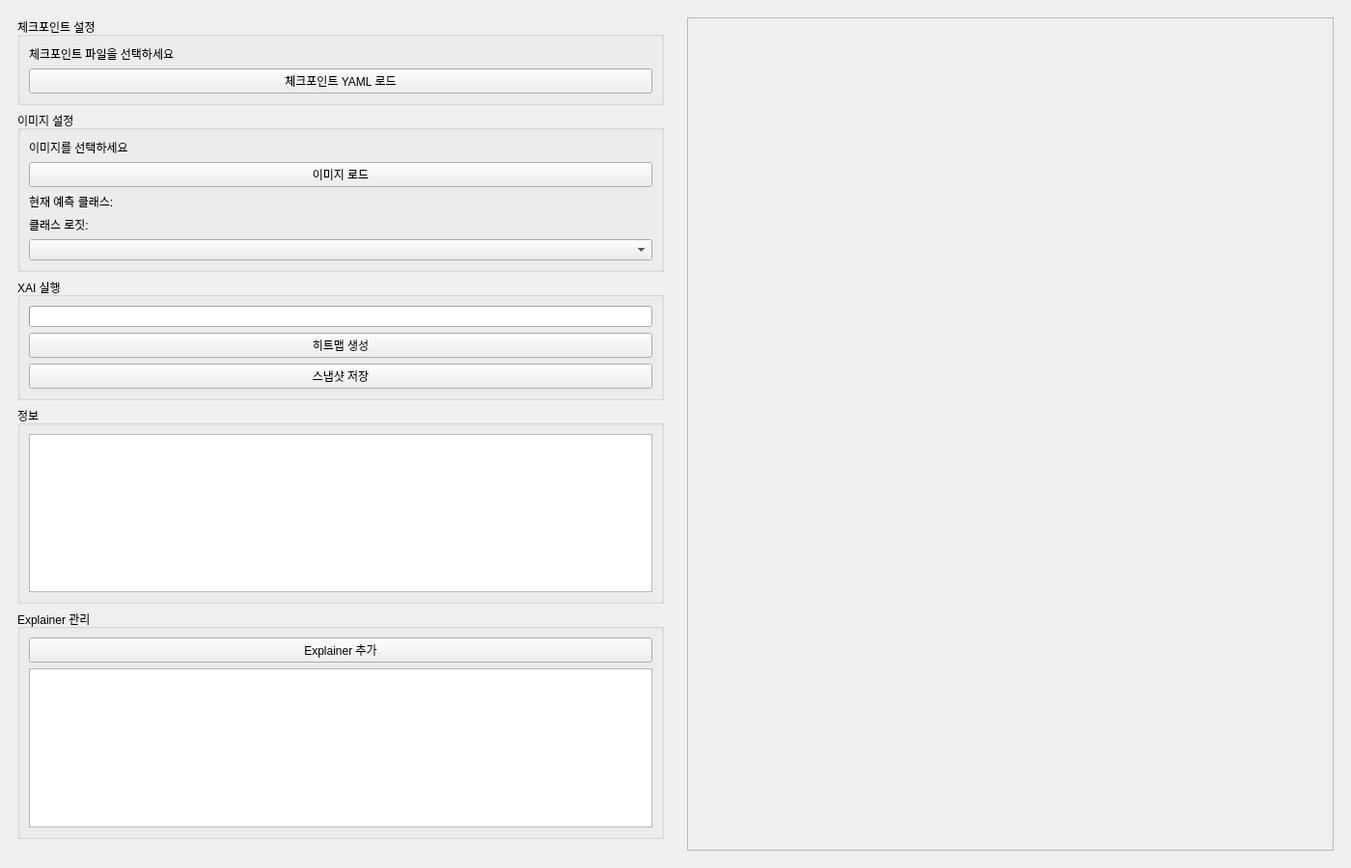
<?xml version="1.0" encoding="UTF-8"?>
<ui version="4.0">
 <class>XAIGUI</class>
 <widget class="QMainWindow" name="XAIGUI">
  <property name="geometry">
   <rect>
    <x>0</x>
    <y>0</y>
    <width>1400</width>
    <height>900</height>
   </rect>
  </property>
  <property name="windowTitle">
   <string>XAI 히트맵 시각화 도구</string>
  </property>
  <widget class="QWidget" name="centralwidget">
   <layout class="QHBoxLayout" name="mainLayout">
    <item>
     <widget class="QWidget" name="controlPanel">
      <property name="minimumWidth">
       <number>260</number>
      </property>
      <property name="maximumWidth">
       <number>400</number>
      </property>
      <layout class="QVBoxLayout" name="controlLayout">
       <item>
        <widget class="QGroupBox" name="checkpointGroup">
         <property name="title">
          <string>체크포인트 설정</string>
         </property>
         <layout class="QVBoxLayout" name="checkpointLayout">
          <item>
           <widget class="QLabel" name="checkpointLabel">
            <property name="text">
             <string>체크포인트 파일을 선택하세요</string>
            </property>
           </widget>
          </item>
          <item>
           <widget class="QPushButton" name="loadCheckpointBtn">
            <property name="text">
             <string>체크포인트 YAML 로드</string>
            </property>
           </widget>
          </item>
         </layout>
        </widget>
       </item>
       <item>
        <widget class="QGroupBox" name="imageGroup">
         <property name="title">
          <string>이미지 설정</string>
         </property>
         <layout class="QVBoxLayout" name="imageLayout">
          <item>
           <widget class="QLabel" name="imageLabel">
            <property name="text">
             <string>이미지를 선택하세요</string>
            </property>
           </widget>
          </item>
          <item>
           <widget class="QPushButton" name="loadImageBtn">
            <property name="text">
             <string>이미지 로드</string>
            </property>
           </widget>
          </item>
          <item>
           <widget class="QLabel" name="predictedClassLabel">
            <property name="text">
             <string>현재 예측 클래스:</string>
            </property>
           </widget>
          </item>
          <item>
           <widget class="QLabel" name="targetClassLabel">
            <property name="text">
             <string>클래스 로짓:</string>
            </property>
           </widget>
          </item>
          <item>
           <widget class="QComboBox" name="targetClassCombo"/>
          </item>
         </layout>
        </widget>
       </item>
       <item>
        <widget class="QGroupBox" name="xaiGroup">
         <property name="title">
          <string>XAI 실행</string>
         </property>
         <layout class="QVBoxLayout" name="xaiLayout">
          <item>
           <widget class="QProgressBar" name="progressBar"/>
          </item>
          <item>
           <widget class="QPushButton" name="runXaiBtn">
            <property name="text">
             <string>히트맵 생성</string>
            </property>
           </widget>
          </item>
          <item>
           <widget class="QPushButton" name="saveScreenBtn">
            <property name="text">
             <string>스냅샷 저장</string>
            </property>
           </widget>
          </item>
         </layout>
        </widget>
       </item>
       <item>
        <widget class="QGroupBox" name="infoGroup">
         <property name="title">
          <string>정보</string>
         </property>
         <layout class="QVBoxLayout" name="infoLayout">
          <item>
           <widget class="QTextEdit" name="infoText">
            <property name="maximumHeight">
             <number>150</number>
            </property>
            <property name="readOnly">
             <bool>true</bool>
            </property>
           </widget>
          </item>
         </layout>
        </widget>
       </item>
       <item>
        <widget class="QGroupBox" name="explainerGroup">
         <property name="title">
          <string>Explainer 관리</string>
         </property>
         <layout class="QVBoxLayout" name="explainerLayout">
          <item>
           <widget class="QPushButton" name="addExplainerBtn">
            <property name="text">
             <string>Explainer 추가</string>
            </property>
           </widget>
          </item>
          <item>
           <widget class="QListWidget" name="explainerListWidget"/>
          </item>
          
         </layout>
        </widget>
       </item>
       <item>
        <spacer name="verticalSpacer">
         <property name="orientation">
          <enum>Qt::Vertical</enum>
         </property>
         <property name="sizeHint" stdset="0">
          <size>
           <width>20</width>
           <height>40</height>
          </size>
         </property>
        </spacer>
       </item>
      </layout>
     </widget>
    </item>
    <item>
     <widget class="QWidget" name="visualizationPanel">
      <layout class="QVBoxLayout" name="visualizationLayout">
       <item>
        <widget class="QScrollArea" name="scrollArea">
         <property name="widgetResizable">
          <bool>true</bool>
         </property>
         <widget class="QWidget" name="vizWidget">
          <layout class="QGridLayout" name="vizLayout"/>
         </widget>
        </widget>
       </item>
      </layout>
     </widget>
    </item>
   </layout>
  </widget>
 </widget>
 <resources/>
 <connections/>
</ui> 
